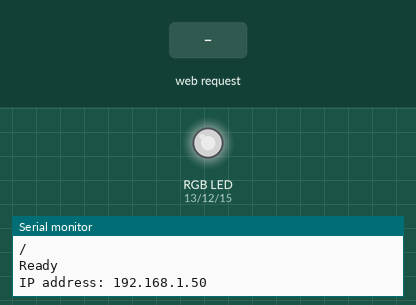
This sketch was run on a simulated ESP8266 (NodeMCU). Shown: an RGB LED mixed from three pins (HIGH = lit), the last lines printed to the serial monitor. The inputs (shaded band) are chosen by the test bench. Dim RGB values are drawn brighter than linear; WiFi joins after 1.5 s; servers stay silent unless stated.

Above: at 2.7 s.
2.8 s: HTTP request GET /LED=ON received
At 4.9 s:
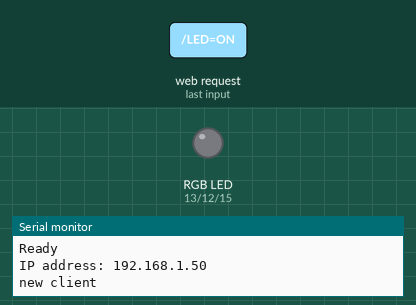
5.3 s: HTTP request GET /turquoise=ON received
7.8 s: HTTP request GET /turquoise=OFF received
At 9.6 s:
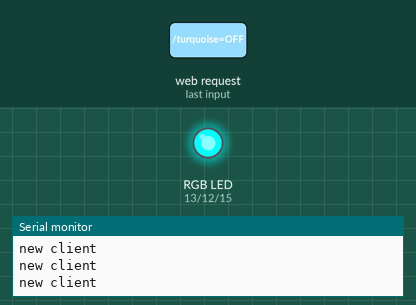
Timing chart, 0 to 11.1 s (numbered marks = the images above; inputs shaded):
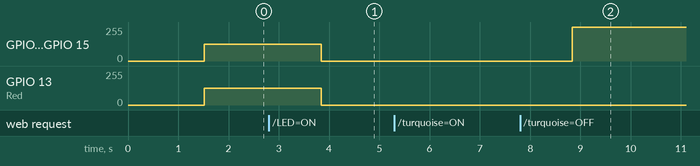

The sketch:

ESP8266_server_OTA.ino
```cpp
#include <ESP8266WiFi.h>
#include <ESP8266mDNS.h>
#include <WiFiUdp.h>
#include <ArduinoOTA.h>

#ifndef STASSID
#define STASSID "Dupa123" //ssid
#define STAPSK  "1234" //password
#endif

const int Red = 13;
const int Green = 12;
const int Blue = 15;

const char* ssid = STASSID;
const char* password = STAPSK;

WiFiServer server(80);

void setup() {
  Serial.begin(115200);
  Serial.println("Booting");
  WiFi.mode(WIFI_STA);
  WiFi.begin(ssid, password);
  while (WiFi.waitForConnectResult() != WL_CONNECTED) {
    Serial.println("Connection Failed! Rebooting...");
    delay(5000);
    ESP.restart();
  }

  delay(10);
  pinMode(Green, OUTPUT);
  pinMode(Red, OUTPUT);
  pinMode(Blue, OUTPUT);
  //analogWriteFreq(freq);
  //analogWriteRange(512);

  analogWrite(Red,512);
  analogWrite(Green,512);
  analogWrite(Blue,512);


  Serial.println();
  Serial.println();
  Serial.println();
  Serial.println();
  Serial.println("Connecting to ");
  Serial.println(ssid);


  WiFi.begin(ssid, password);

  while(WiFi.status() != WL_CONNECTED)
  {
    delay(500);
    Serial.print(".");
  }


  Serial.println("");
  Serial.println("Connected");

  //start the server
  server.begin();
  Serial.println("Server Started");

  //print the IP adress
  Serial.println("Use this URL to connect");
  Serial.println("http://");
  Serial.println(WiFi.localIP());
  Serial.println("/");
  // Port defaults to 8266
  // ArduinoOTA.setPort(8266);

  // Hostname defaults to esp8266-[ChipID]
  // ArduinoOTA.setHostname("myesp8266");

  // No authentication by default
  // ArduinoOTA.setPassword("admin");

  // Password can be set with it's md5 value as well
  // MD5(admin) = 21232f297a57a5a743894a0e4a801fc3
  // ArduinoOTA.setPasswordHash("21232f297a57a5a743894a0e4a801fc3");

  ArduinoOTA.onStart([]() {
    String type;
    if (ArduinoOTA.getCommand() == U_FLASH) {
      type = "sketch";
    } else { // U_SPIFFS
      type = "filesystem";
    }

    // NOTE: if updating SPIFFS this would be the place to unmount SPIFFS using SPIFFS.end()
    Serial.println("Start updating " + type);
  });
  ArduinoOTA.onEnd([]() {
    Serial.println("\nEnd");
  });
  ArduinoOTA.onProgress([](unsigned int progress, unsigned int total) {
    Serial.printf("Progress: %u%%\r", (progress / (total / 100)));
  });
  ArduinoOTA.onError([](ota_error_t error) {
    Serial.printf("Error[%u]: ", error);
    if (error == OTA_AUTH_ERROR) {
      Serial.println("Auth Failed");
    } else if (error == OTA_BEGIN_ERROR) {
      Serial.println("Begin Failed");
    } else if (error == OTA_CONNECT_ERROR) {
      Serial.println("Connect Failed");
    } else if (error == OTA_RECEIVE_ERROR) {
      Serial.println("Receive Failed");
    } else if (error == OTA_END_ERROR) {
      Serial.println("End Failed");
    }
  });
  ArduinoOTA.begin();
  Serial.println("Ready");
  Serial.print("IP address: ");
  Serial.println(WiFi.localIP());
}

void loop() {
  ArduinoOTA.handle();

  while(WiFi.status() != WL_CONNECTED)
  {
    analogWrite(Blue,1023);
    delay(2000);
    analogWrite(Blue,0);
    delay(2000);
  }


  //check if a client has connected
  WiFiClient client = server.available();
  if(!client)
  {
    return;
  }

  //wait until the client sends some data
  Serial.println("new client");
  int TimeWate = 0;
  while(!client.available())
  {
    Serial.println("Client IP: ");
    Serial.println(client.remoteIP());
    delay(1);
    TimeWate = TimeWate + 1;
    if(TimeWate > 1800)
    {
      Serial.println(">>> Client TimeOut");
      client.stop();
      return;
    }
  }

  //read the fist line of the request
  String request = client.readStringUntil('\r');
  client.flush();

  //math the request
  int value = LOW;
  if(request.indexOf("/LED=ON") != -1)
  {
    //digitalWrite(Green, LOW);
    for(int dutyCycle = 1023; dutyCycle > 0; dutyCycle--){
     // changing the LED brightness with PWM
     analogWrite(Green, dutyCycle);
     analogWrite(Blue, dutyCycle);
     analogWrite(Red, dutyCycle);
     delay(1);
    }
    value = HIGH;
  }
  if(request.indexOf("/LED=OFF") != -1)
  {
    //digitalWrite(Green, HIGH);
    for(int dutyCycle = 0; dutyCycle < 1023; dutyCycle++){
      // changing the LED brightness with PWM
      analogWrite(Green,dutyCycle);
      analogWrite(Blue, dutyCycle);
      analogWrite(Red, dutyCycle);
      delay(1);
    }
    value = LOW;
  }
  if(request.indexOf("/turquoise=ON") != -1)
  {
    for(int dutyCycle = 1023; dutyCycle > 0; dutyCycle--){
     // changing the LED brightness with PWM
     analogWrite(Green, dutyCycle - 800);
     analogWrite(Blue, dutyCycle);
     delay(1);
    }
    value = HIGH;
  }
  if(request.indexOf("/turquoise=OFF") != -1)
  {
    //digitalWrite(Green, HIGH);
    for(int dutyCycle = 0; dutyCycle < 1023; dutyCycle++){
      // changing the LED brightness with PWM
      analogWrite(Green,dutyCycle);
      analogWrite(Blue, dutyCycle);
      delay(1);
    }
    value = LOW;
  }

  //return the response
  client.println("HTTP/1.1 200 OK");
  client.println("Content-Type: Text/html");
  client.println("");
  client.println("");
  client.println("");
  client.print("<center>");
  client.print("<h1>Led Controller</h1>");
  client.println("<a href=\"/LED=ON\"><button class=\"button\">Led ON</button></a>");
  client.println("<a href=\"/LED=OFF\"><button class=\"button\">Led Off</button></a>");
  client.println("<a href=\"/turquoise=ON\"><button class=\"button\">Turquoise On</button></a>");
  client.println("<a href=\"/turquoise=OFF\"><button class=\"button\">Turquoise Off</button></a>");
  client.println("</center>");
}
```

Measured:
- after the input at 2.8 s, GPIO 12 (Green), GPIO 13 (Red), GPIO 15 (Blue): 127/255 → 0/255 after 1.0 s
- after the input at 7.8 s, GPIO 12 (Green), GPIO 15 (Blue): 0/255 → 254/255 after 1.0 s
